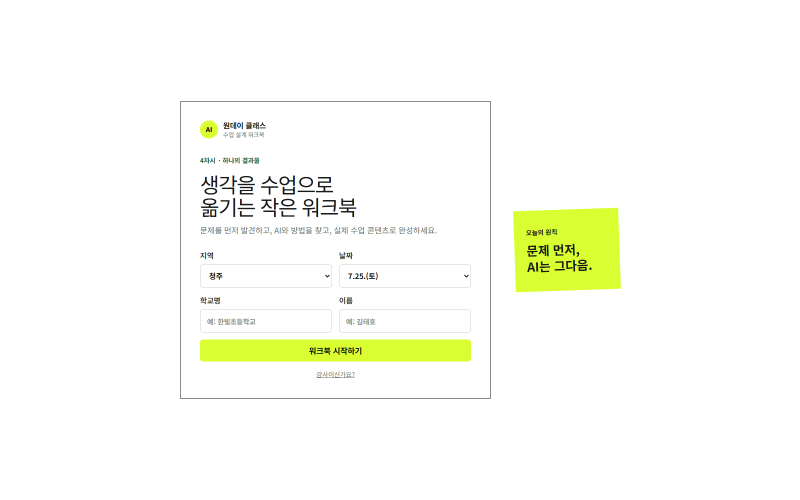
#> input picture tmp/pdfs/screenshots/00-entry.png, 1600 x 1000 px, found by its file name (shown at 1/2 size)
$ python build_trainee_guide.py
#> lines starting #> are read from the running program, lines starting #| are printed output that depends on the picture
from pathlib import Path

from PIL import Image
from reportlab.lib import colors
from reportlab.lib.enums import TA_LEFT
from reportlab.lib.pagesizes import A4, landscape
from reportlab.lib.styles import ParagraphStyle
from reportlab.lib.units import mm
from reportlab.pdfbase import pdfmetrics
from reportlab.pdfbase.ttfonts import TTFont
from reportlab.pdfgen import canvas
from reportlab.platypus import Paragraph


ROOT = Path(r"C:\Users\panth\Documents\vibecoding\270724_page")
SCREEN_DIR = ROOT / "tmp" / "pdfs" / "screenshots"
OUTPUT_DIR = ROOT / "output" / "pdf"
OUTPUT_DIR.mkdir(parents=True, exist_ok=True)
OUTPUT_PDF = OUTPUT_DIR / "원데이클래스_연수생_사용안내.pdf"
ENTRY_CROP = SCREEN_DIR / "00-entry-crop.png"

with Image.open(SCREEN_DIR / "00-entry.png") as entry_image:
#> entry_image is the input picture: PIL image 1600x1000 RGB; mean R, G, B 251.5, 252.9, 245.6
    entry_image.crop((330, 165, 1275, 835)).save(ENTRY_CROP)
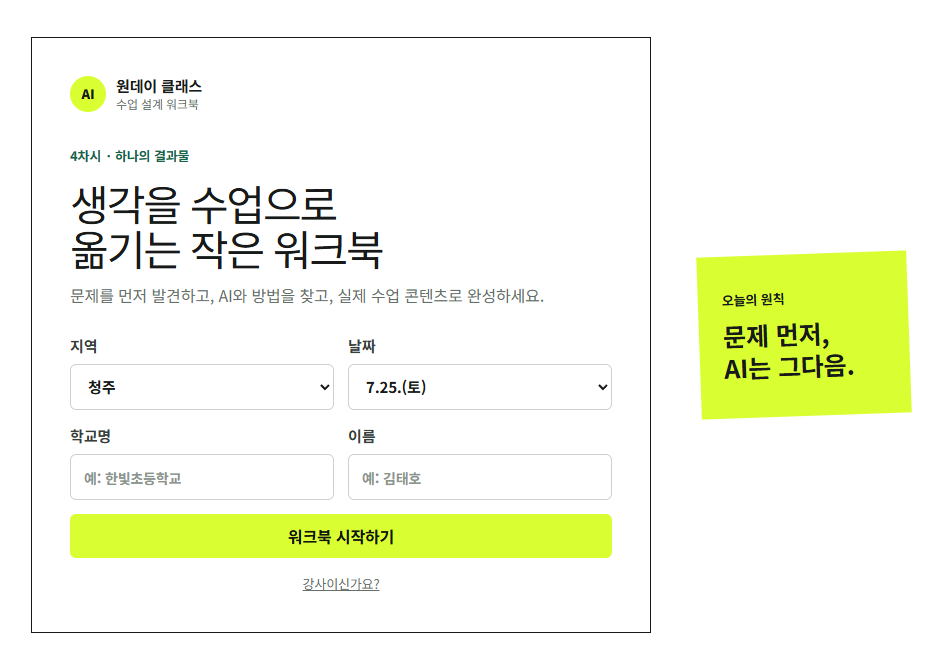
#> saved as 00-entry-crop.png: PIL image 945x670 RGB; mean R, G, B 246.1, 249.6, 231.3

#> (the run stopped early here; a loop or call above may not have finished)
